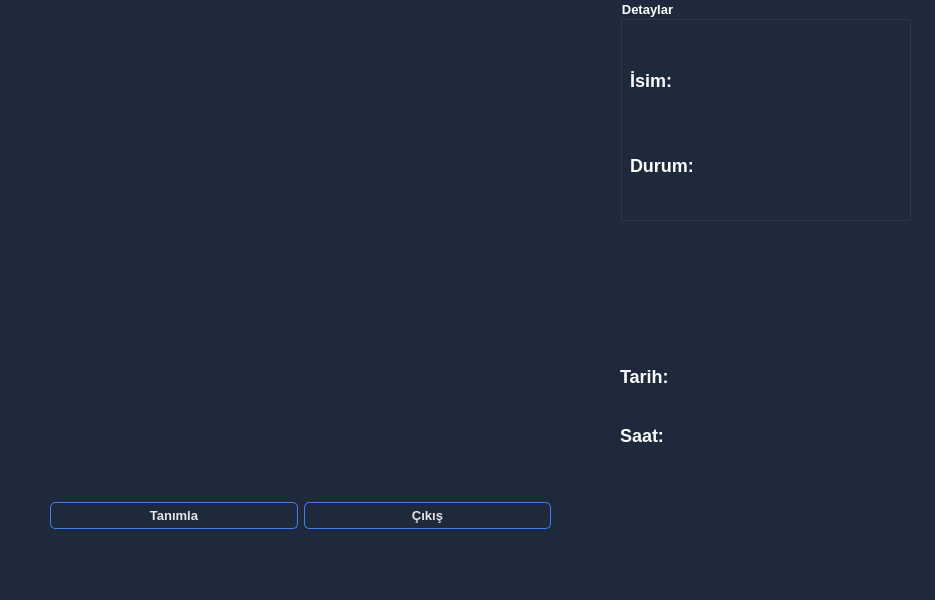
<?xml version="1.0" encoding="UTF-8"?>
<ui version="4.0">
 <class>YuzTanima</class>
 <widget class="QMainWindow" name="YuzTanima">
  <property name="geometry">
   <rect>
    <x>0</x>
    <y>0</y>
    <width>935</width>
    <height>600</height>
   </rect>
  </property>
  <property name="windowTitle">
   <string>MainWindow</string>
  </property>
  <property name="styleSheet">
   <string notr="true">background-color: rgb(30, 41, 59);
color:white;</string>
  </property>
  <widget class="QWidget" name="centralwidget">
   <widget class="QLabel" name="lblimg">
    <property name="geometry">
     <rect>
      <x>30</x>
      <y>10</y>
      <width>561</width>
      <height>461</height>
     </rect>
    </property>
    <property name="text">
     <string/>
    </property>
   </widget>
   <widget class="QGroupBox" name="gbdetay">
    <property name="geometry">
     <rect>
      <x>620</x>
      <y>0</y>
      <width>291</width>
      <height>221</height>
     </rect>
    </property>
    <property name="font">
     <font>
      <pointsize>10</pointsize>
      <bold>true</bold>
     </font>
    </property>
    <property name="styleSheet">
     <string notr="true"/>
    </property>
    <property name="title">
     <string>Detaylar</string>
    </property>
    <widget class="QLabel" name="lblisim">
     <property name="geometry">
      <rect>
       <x>10</x>
       <y>60</y>
       <width>191</width>
       <height>41</height>
      </rect>
     </property>
     <property name="styleSheet">
      <string notr="true">font-size:18px;
font-weight:bold;</string>
     </property>
     <property name="text">
      <string>İsim:</string>
     </property>
    </widget>
    <widget class="QLabel" name="lbbldurum">
     <property name="geometry">
      <rect>
       <x>10</x>
       <y>140</y>
       <width>191</width>
       <height>51</height>
      </rect>
     </property>
     <property name="styleSheet">
      <string notr="true">font-size:18px;
font-weight:bold;</string>
     </property>
     <property name="text">
      <string>Durum:</string>
     </property>
    </widget>
   </widget>
   <widget class="QWidget" name="">
    <property name="geometry">
     <rect>
      <x>50</x>
      <y>490</y>
      <width>501</width>
      <height>51</height>
     </rect>
    </property>
    <layout class="QHBoxLayout" name="horizontalLayout">
     <item>
      <widget class="QPushButton" name="btntani">
       <property name="font">
        <font>
         <pointsize>10</pointsize>
         <bold>true</bold>
        </font>
       </property>
       <property name="styleSheet">
        <string notr="true">border:1px solid #3b82f6;
padding:5px 0px;
border-radius:5px;
color:#e5e5e5;</string>
       </property>
       <property name="text">
        <string>Tanımla</string>
       </property>
      </widget>
     </item>
     <item>
      <widget class="QPushButton" name="btncikis">
       <property name="font">
        <font>
         <pointsize>10</pointsize>
         <bold>true</bold>
        </font>
       </property>
       <property name="styleSheet">
        <string notr="true">border:1px solid #3b82f6;
padding:5px 0px;
border-radius:5px;
color:#e5e5e5;</string>
       </property>
       <property name="text">
        <string>Çıkış</string>
       </property>
      </widget>
     </item>
    </layout>
   </widget>
   <widget class="QWidget" name="">
    <property name="geometry">
     <rect>
      <x>620</x>
      <y>350</y>
      <width>291</width>
      <height>111</height>
     </rect>
    </property>
    <layout class="QVBoxLayout" name="verticalLayout">
     <item>
      <widget class="QLabel" name="llbtarih">
       <property name="font">
        <font>
         <pointsize>-1</pointsize>
         <bold>true</bold>
        </font>
       </property>
       <property name="styleSheet">
        <string notr="true">font-size:18px;
font-weight:bold;</string>
       </property>
       <property name="text">
        <string>Tarih:</string>
       </property>
      </widget>
     </item>
     <item>
      <widget class="QLabel" name="lblsaat">
       <property name="font">
        <font>
         <pointsize>-1</pointsize>
         <bold>true</bold>
        </font>
       </property>
       <property name="styleSheet">
        <string notr="true">font-size:18px;
font-weight:bold;</string>
       </property>
       <property name="text">
        <string>Saat:</string>
       </property>
      </widget>
     </item>
    </layout>
   </widget>
  </widget>
  <widget class="QMenuBar" name="menubar">
   <property name="geometry">
    <rect>
     <x>0</x>
     <y>0</y>
     <width>935</width>
     <height>22</height>
    </rect>
   </property>
  </widget>
  <widget class="QStatusBar" name="statusbar"/>
 </widget>
 <resources/>
 <connections/>
</ui>
